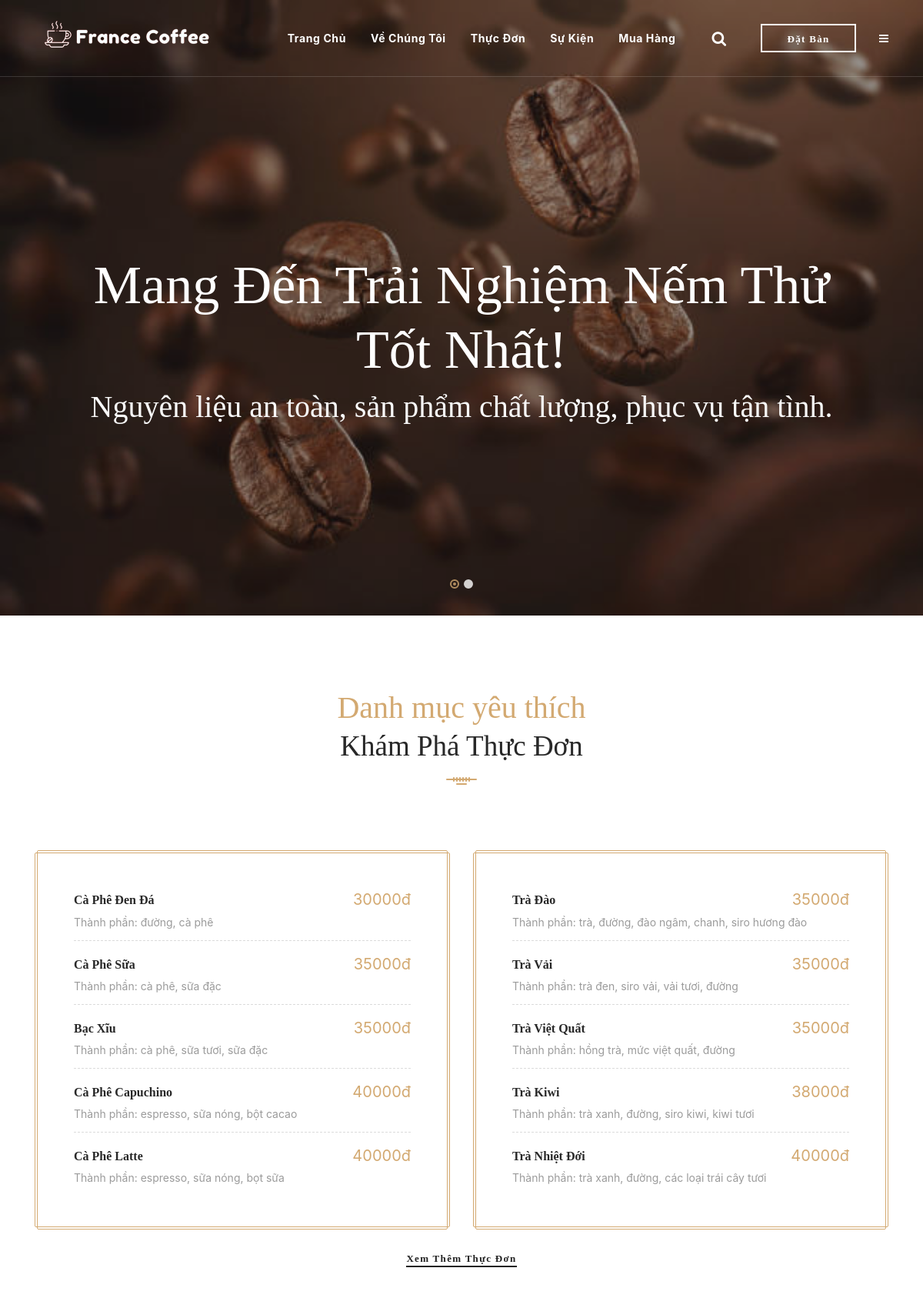
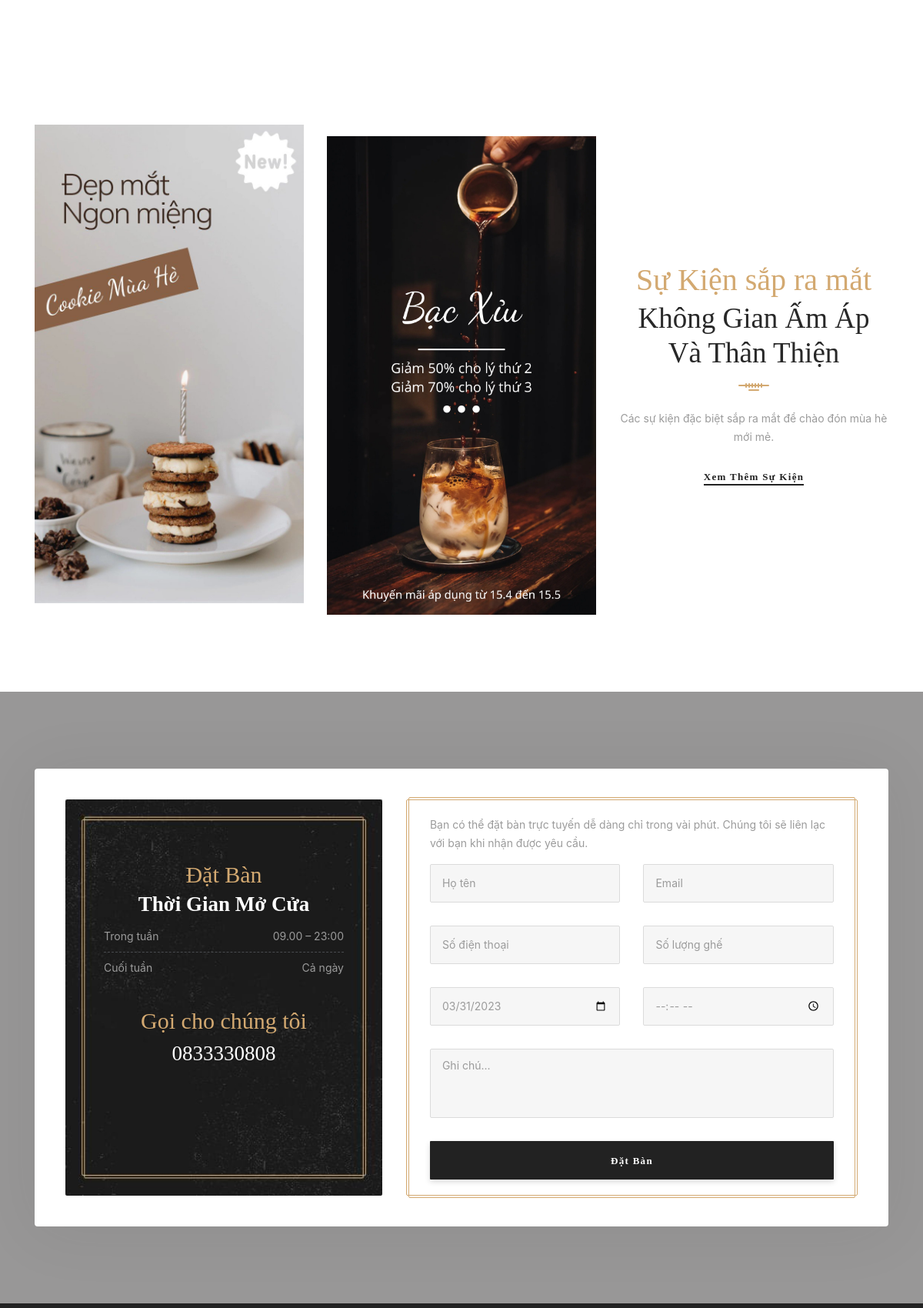
The page / (upper part) on the database its author committed (2 pictures, top to bottom).
### tables this page shows
CREATE TABLE `cafe_coffe` (
  `id` int(100) NOT NULL,
  `ten` varchar(50) NOT NULL,
  `thanh_phan` text NOT NULL,
  `gia` decimal(10,0) NOT NULL
);

CREATE TABLE `cafe_tea` (
  `id` int(100) NOT NULL,
  `ten` varchar(50) NOT NULL,
  `thanh_phan` text NOT NULL,
  `gia` decimal(10,0) NOT NULL
);

### public/menu/menu_coffe.php (the view, shortened to what this page needs)
<?php
	include '../partials/mysqli_connect.php';
	$query = 'SELECT * FROM cafe_coffe';
	if($result = mysqli_query($dbc, $query))
	{
		while($row = mysqli_fetch_array($result)) {
		$htmlspecialchars = 'htmlspecialchars';
		echo "
		<div class='menu-item'>
			<h4 class='menu__item-title'>{$htmlspecialchars($row['ten'])}</h4>
			<span class='menu__item-price'>{$htmlspecialchars($row['gia'])}đ</span>
			<p class='menu__item-desc'>Thành phần: {$htmlspecialchars($row['thanh_phan'])}</p>
		</div>";
		}
	}
	else
	{
		echo '<p>Không thể lấy dữ liệu vì:<br>' . mysqli_error($dbc) .
		'.</p><p>Câu truy vấn là: ' . $query . '</p>';
	}

### public/menu/menu_tea.php (shortened to what this page needs)
<?php
include '../partials/mysqli_connect.php';
$query = 'SELECT * FROM cafe_tea';
if($result = mysqli_query($dbc, $query))
{
  while($row = mysqli_fetch_array($result)) {
    $htmlspecialchars = 'htmlspecialchars';
    echo "
    <div class='menu-item'>
      <h4 class='menu__item-title'>{$htmlspecialchars($row['ten'])}</h4>
      <span class='menu__item-price'>{$htmlspecialchars($row['gia'])}đ</span>
      <p class='menu__item-desc'>Thành phần: {$htmlspecialchars($row['thanh_phan'])}</p>
    </div>";
  }
}
else
{
  echo '<p>Không thể lấy dữ liệu vì:<br>' . mysqli_error($dbc) .
  '.</p><p>Câu truy vấn là: ' . $query . '</p>';
}
?>

### rows shown on the page
cafe_coffe: ten "Cà Phê Đen Đá", gia "30000", thanh_phan "đường, cà phê"
cafe_coffe: ten "Cà Phê Sữa", gia "35000", thanh_phan "cà phê, sữa đặc"
cafe_coffe: ten "Bạc Xĩu", gia "35000", thanh_phan "cà phê, sữa tươi, sữa đặc"
cafe_coffe: ten "Cà Phê Capuchino", gia "40000", thanh_phan "espresso, sữa nóng, bột cacao"
cafe_coffe: ten "Cà Phê Latte", gia "40000", thanh_phan "espresso, sữa nóng, bọt sữa"
cafe_tea: ten "Trà Đào", gia "35000", thanh_phan "trà, đường, đào ngâm, chanh, siro hương đào"
cafe_tea: ten "Trà Vải", gia "35000", thanh_phan "trà đen, siro vải, vải tươi, đường"
cafe_tea: ten "Trà Việt Quất", gia "35000", thanh_phan "hồng trà, mức việt quất, đường"
cafe_tea: ten "Trà Kiwi", gia "38000", thanh_phan "trà xanh, đường, siro kiwi, kiwi tươi"
cafe_tea: ten "Trà Nhiệt Đới", gia "40000", thanh_phan "trà xanh, đường, các loại trái cây tươi"
